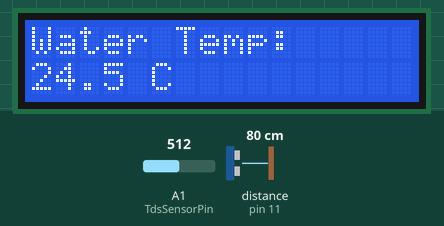
Recording of a sketch running on a simulated Arduino Uno, built with avr-gcc and run on an emulated ATmega328P. On the bench: 16×2 character LCD. Wiring (inferred from the names in the program): ultrasonic range finder: trigger pin 10; echo pin 11. Inputs (shaded band) come from the test bench; at power-on: distance to the obstacle (sensor on pin 11) 80 cm, A1 (TdsSensorPin) = 512. The echo pulse lasts 58.3 µs per cm; random numbers use the default seed unless the sketch sets one; what the sketch prints to the serial monitor is not drawn.

Above: at 4.1 s.
At 11.2 s:
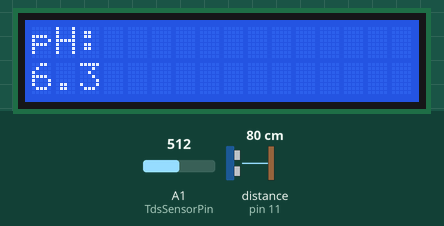
11.3 s: distance to the obstacle (sensor on pin 11) set to 2 cm
At 12.4 s:
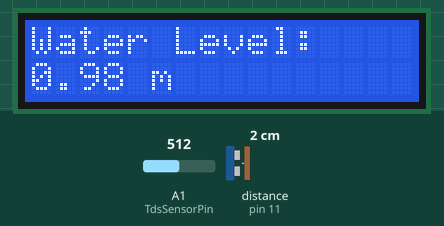
15.3 s: A1 (TdsSensorPin) set to 306
At 19.0 s:
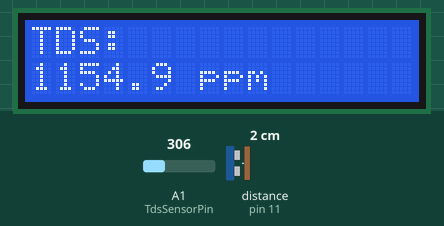
19.3 s: distance to the obstacle (sensor on pin 11) set to 4 cm
At 23.4 s:
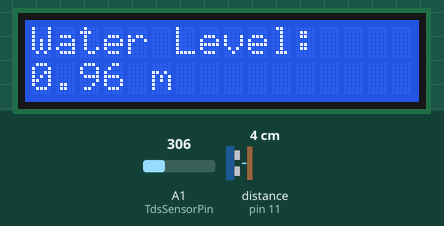
Timing chart, 0 to 24.9 s (numbered marks = the images above; inputs shaded):
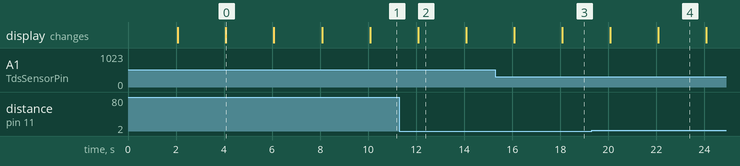

The sketch:

stream2pi_noDisplay.ino
```cpp
#include <LiquidCrystal.h>

// LCD Configuration
LiquidCrystal lcd(8, 9, 4, 5, 6, 7);

// Ultrasonic Sensor Configuration
const int trigPin = 10; // Trigger pin
const int echoPin = 11; // Echo pin
const float tankHeight = 1.0; // Total height of the tank in meters

// TDS Sensor Configuration
#define TdsSensorPin A1
#define VREF 5.0 // Reference voltage for Arduino
#define SCOUNT 30 // Number of samples for median filtering

int analogBuffer[SCOUNT]; // Buffer to store analog readings
int analogBufferTemp[SCOUNT]; // Temporary buffer for median filtering
int analogBufferIndex = 0; // Index for circular buffer

float averageVoltage = 0; // Average voltage
float tdsValue = 0; // Calculated TDS value
float temperature = 25.0; // Water temperature for compensation

// Simulated Values for Other Sensors
float currentWaterTemp = 25.0; // Temperature in °C
float currentEC = 1.5;         // Electrical conductivity in mS/cm
float currentTDS = 0.0;        // TDS in ppm
float currentPH = 6.5;         // pH value
float currentWaterLevel = 0.0; // Measured water level in meters

// Sampling Intervals
const unsigned long samplingInterval = 1000; // 1 second
unsigned long lastSampleTime = 0;
unsigned long lastDisplayUpdateTime = 0;

// Display Variables
const int displayInterval = 2000; // 2 seconds per measurement
int currentMeasurement = 0;

void setup() {
  // Initialize LCD
  lcd.begin(16, 2);
  lcd.print("Initializing...");
  delay(2000);

  // Ultrasonic Sensor Pins
  pinMode(trigPin, OUTPUT);
  pinMode(echoPin, INPUT);

  // TDS Sensor Pin
  pinMode(TdsSensorPin, INPUT);

  // Serial Communication
  Serial.begin(9600);
  lcd.clear();
}

void loop() {
  unsigned long currentTime = millis();

  // Sample and stream data every second
  if (currentTime - lastSampleTime >= samplingInterval) {
    lastSampleTime = currentTime;
    sampleAndStreamData();
  }

  // Update LCD display every 2 seconds
  if (currentTime - lastDisplayUpdateTime >= displayInterval) {
    lastDisplayUpdateTime = currentTime;
    updateDisplay();
  }
}

void sampleAndStreamData() {
  // Measure water level using ultrasonic sensor
  currentWaterLevel = measureWaterLevel();

  // Measure TDS using TDS sensor
  currentTDS = measureTDS();

  // Simulate random fluctuations for other sensors
  currentWaterTemp += randomFloat(-0.3, 0.3);
  currentEC += randomFloat(-0.05, 0.05);
  currentPH += randomFloat(-0.1, 0.1);

  // Stream the data to the Serial port
  Serial.print("WATER_LEVEL:");
  Serial.print(currentWaterLevel, 2);
  Serial.print(",WATER_TEMP:");
  Serial.print(currentWaterTemp, 1);
  Serial.print(",EC:");
  Serial.print(currentEC, 2);
  Serial.print(",TDS:");
  Serial.print(currentTDS, 1);
  Serial.print(",PH:");
  Serial.println(currentPH, 1);
}

void updateDisplay() {
  lcd.clear();

  // Cycle through measurements
  switch (currentMeasurement) {
    case 0:
      lcd.print("Water Level:");
      lcd.setCursor(0, 1);
      lcd.print(currentWaterLevel, 2);
      lcd.print(" m");
      break;
    case 1:
      lcd.print("Water Temp:");
      lcd.setCursor(0, 1);
      lcd.print(currentWaterTemp, 1);
      lcd.print(" C");
      break;
    case 2:
      lcd.print("EC:");
      lcd.setCursor(0, 1);
      lcd.print(currentEC, 2);
      lcd.print(" mS/cm");
      break;
    case 3:
      lcd.print("TDS:");
      lcd.setCursor(0, 1);
      lcd.print(currentTDS, 1);
      lcd.print(" ppm");
      break;
    case 4:
      lcd.print("pH:");
      lcd.setCursor(0, 1);
      lcd.print(currentPH, 1);
      break;
  }

  // Move to the next measurement
  currentMeasurement = (currentMeasurement + 1) % 5;
}

float measureWaterLevel() {
  // Send a 10-microsecond pulse to trigger pin
  digitalWrite(trigPin, LOW);
  delayMicroseconds(2);
  digitalWrite(trigPin, HIGH);
  delayMicroseconds(10);
  digitalWrite(trigPin, LOW);

  // Read the duration of the echo signal
  long duration = pulseIn(echoPin, HIGH, 40000); // Timeout after 40ms

  if (duration == 0) {
    // No echo received
    return 0.0;
  }

  // Convert the duration to distance (meters)
  float distance = (duration / 2.0) * 0.000343;

  // Calculate water level
  float waterLevel = tankHeight - distance;

  // Ensure non-negative water level
  return max(waterLevel, 0.0);
}

float measureTDS() {
  // Read analog value into circular buffer
  analogBuffer[analogBufferIndex] = analogRead(TdsSensorPin);
  analogBufferIndex++;
  if (analogBufferIndex == SCOUNT) {
    analogBufferIndex = 0; // Reset index
  }

  // Copy buffer for filtering
  for (int i = 0; i < SCOUNT; i++) {
    analogBufferTemp[i] = analogBuffer[i];
  }

  // Calculate median voltage
  int medianValue = getMedianNum(analogBufferTemp, SCOUNT);
  averageVoltage = medianValue * VREF / 1024.0;

  // Apply temperature compensation
  float compensationCoefficient = 1.0 + 0.02 * (temperature - 25.0);
  float compensationVoltage = averageVoltage / compensationCoefficient;

  // Convert voltage to TDS
  tdsValue = (133.42 * compensationVoltage * compensationVoltage * compensationVoltage)
             - (255.86 * compensationVoltage * compensationVoltage)
             + (857.39 * compensationVoltage);

  return tdsValue; // Return TDS in ppm
}

int getMedianNum(int bArray[], int iFilterLen) {
  int bTab[iFilterLen];
  for (int i = 0; i < iFilterLen; i++) {
    bTab[i] = bArray[i];
  }

  // Sort the array
  for (int j = 0; j < iFilterLen - 1; j++) {
    for (int i = 0; i < iFilterLen - j - 1; i++) {
      if (bTab[i] > bTab[i + 1]) {
        int temp = bTab[i];
        bTab[i] = bTab[i + 1];
        bTab[i + 1] = temp;
      }
    }
  }

  // Return median value
  if ((iFilterLen & 1) > 0) {
    return bTab[(iFilterLen - 1) / 2];
  } else {
    return (bTab[iFilterLen / 2] + bTab[iFilterLen / 2 - 1]) / 2;
  }
}

float randomFloat(float min, float max) {
  return min + ((float)rand() / RAND_MAX) * (max - min);
}
```

Measured:
- what the display in image 0 shows lasts 2.0 s, from 4.1 s to 6.1 s
